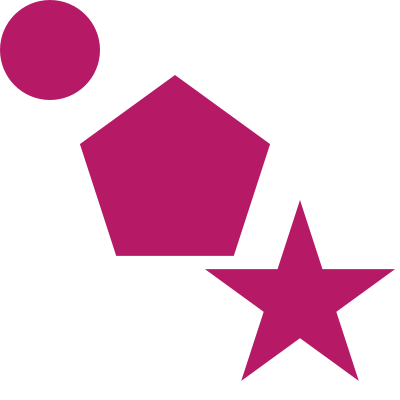
Frame 1 (no input)
Frame 60 (the mouse pressed at the canvas centre just before this capture): identical to frame 1, image omitted
Frame 120 (the mouse held since frame 60 and released just before this capture): identical to frame 1, image omitted

The Processing sketch that drew this single still picture (run headless with seeded random() and noise(); from frame 60 on, the mouse is pressed at the canvas centre):

// Processing sketch: ex111
// ── ex111.pde
Ball ball;
Pentagon pentagon;
Star star;

void setup(){
	size(400, 400);
	noStroke();
    smooth();
    ellipseMode(CORNER);
    randomSeed(second());
    int r = int(random(0, 250));
    int g = int(random(0, 250));
    int b = int(random(0, 250));
    color c = color(r,g,b);
	ball = new Ball(c, 0, 0, 100, 100);
    pentagon = new Pentagon(c, 175, 175, 100, 100);
    star = new Star(c, 300, 300, 100, 100);
}

void draw(){
    background(255);
    ball.drawball();
    pentagon.drawpentagon();
    star.drawstar();
}

class Ball {
	protected color c; // ball color
	protected int x, y, w, h; // position:(x, 0), size:(d, d)

	Ball() {}; // constructor
	Ball(color c, int x, int y, int w, int h){ // constructor
        setColor(c);
        setPosition(x, y);
        setSize(w, h);
	}

    public void setColor(color c){this.c = c;}
    public void setPosition(int x,int y){this.x = x; this.y = y;}
    public void setSize(int w, int h){this.w = w; this.h = h;}

    private void drawball(){
        fill(c);
        ellipse(x, y, w, h);
    }
}

class Pentagon extends Ball{
    Pentagon(){}
    Pentagon(color c, int x, int y, int w, int h){
        setColor(c);
        setPosition(x, y);
        setSize(w, h);
    }

    private void drawpentagon(){
        beginShape();
        for (int i = 0; i < 5; ++i) {
            vertex(x + w * cos(radians(72 * i - 90)), y + h * sin(radians(72 * i - 90)));
        }
        endShape(CLOSE);
    }
}

class Star extends Pentagon{
    Star(){}
    Star(color c, int x, int y, int w, int h){
        setColor(c);
        setPosition(x, y);
        setSize(w, h);
    }

    private void drawstar(){
        beginShape();
        for (int i = 0; i < 5; ++i) {
            vertex(x + w * cos(radians(144 * i - 90)), y + h * sin(radians(144 * i - 90)));
        }
        endShape(CLOSE);
    }
}
